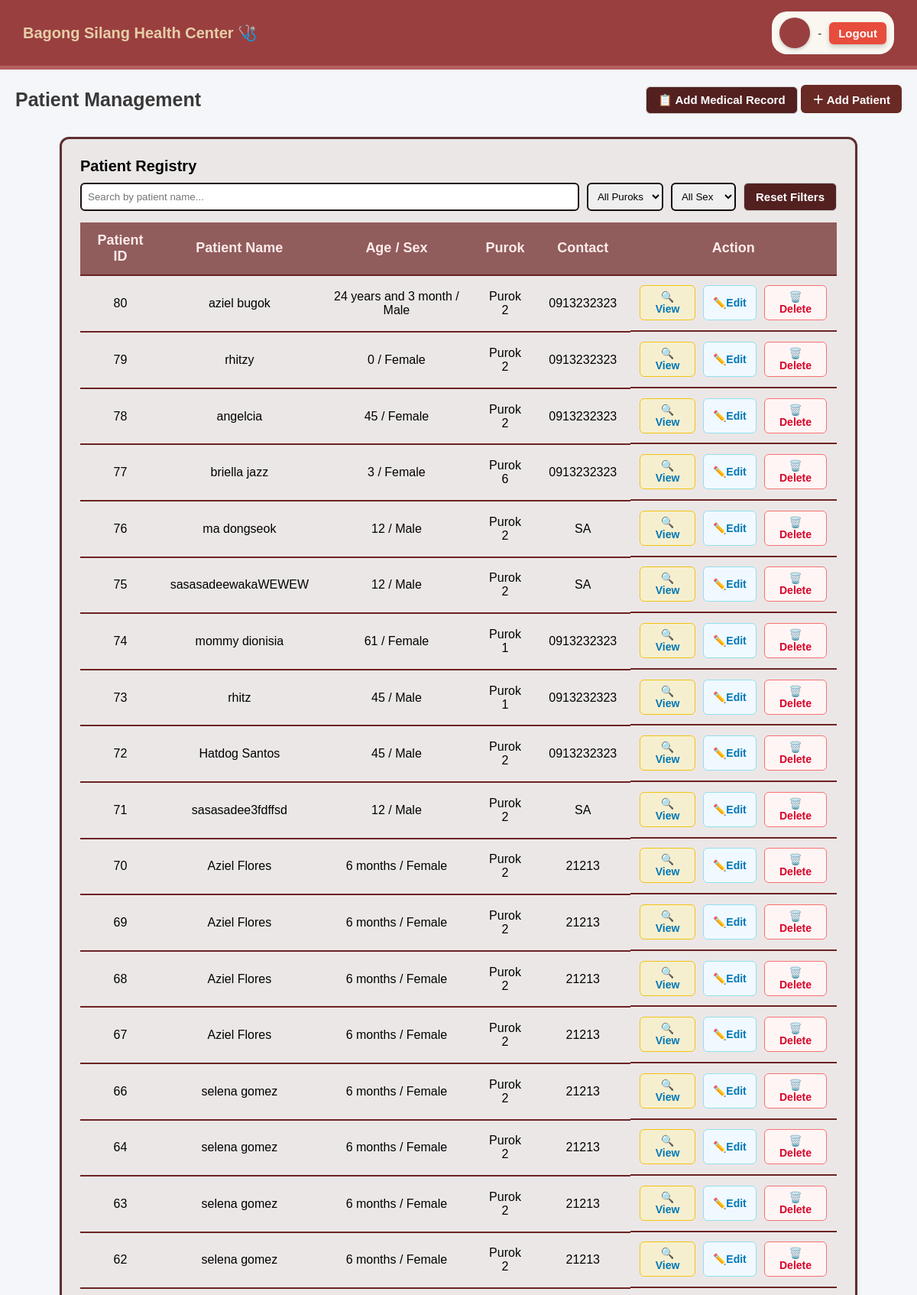
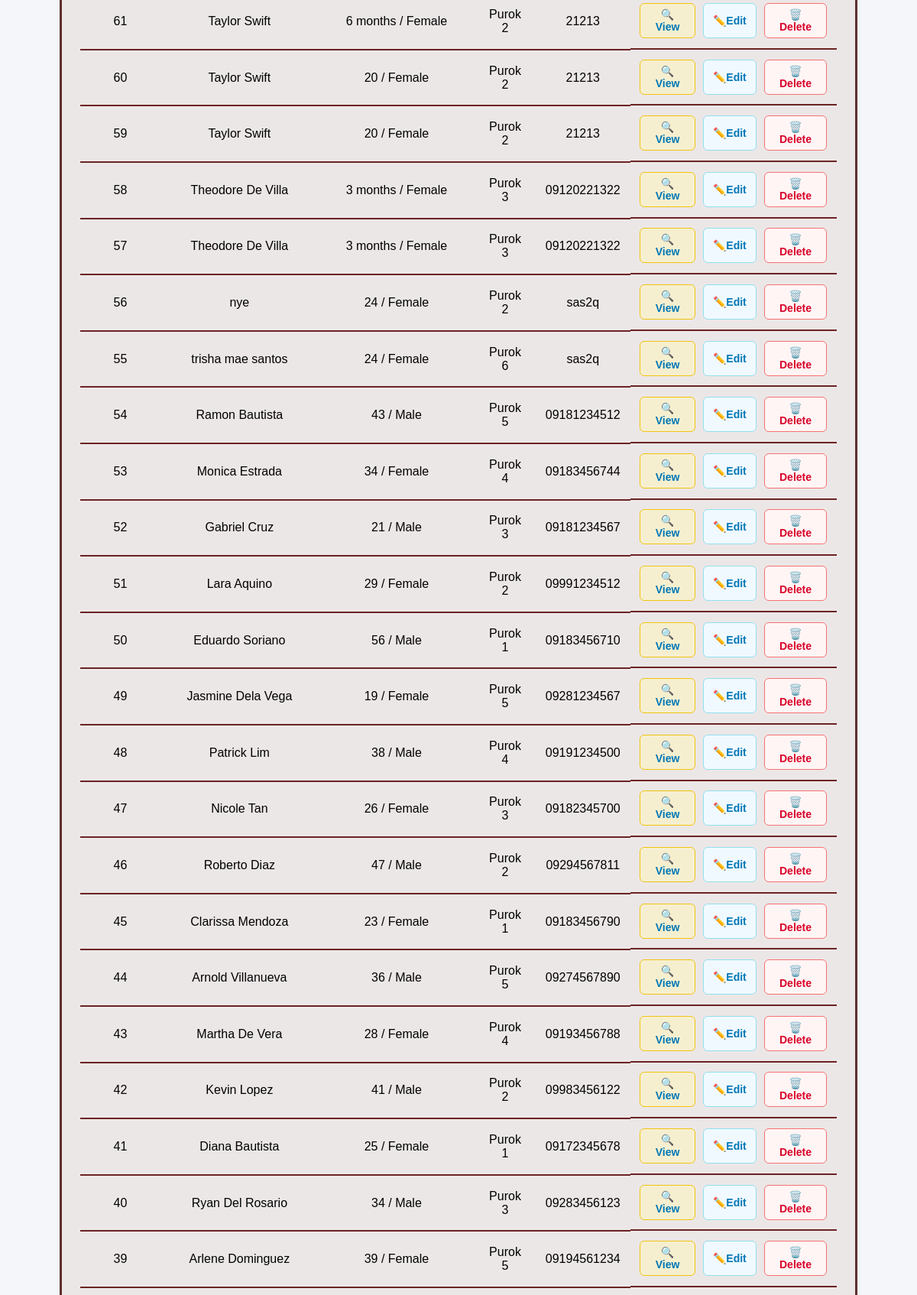
/pat.php (upper part), run on the app's committed database (2 pictures, top to bottom).
### tables this page shows
CREATE TABLE `patients` (
  `patient_id` int(11) NOT NULL,
  `fullname` varchar(150) NOT NULL,
  `dob` date NOT NULL,
  `age` varchar(20) DEFAULT NULL,
  `sex` enum('Male','Female') NOT NULL,
  `blood_type` varchar(5) DEFAULT NULL,
  `purok` varchar(50) NOT NULL,
  `contact` varchar(20) NOT NULL,
  `civil_status` enum('Single','Married','Widowed','Separated') DEFAULT NULL,
  `occupation` varchar(100) DEFAULT NULL,
  `emergency_contact` varchar(150) DEFAULT NULL,
  `date_registered` timestamp NOT NULL DEFAULT current_timestamp()
);

### pat.php (the view, shortened to what this page needs)
<?php
include "db_connect.php";
$patients = $conn->query("SELECT * FROM patients ORDER BY patient_id DESC");
?>
<!DOCTYPE html>
<html lang="en">
<head>
  <link rel="stylesheet" href="styles/pat.css">
</head>
<body>
  <?php include 'navbar.php'; ?>
  <main class="content">
    <div class="page-header">
      <div>
        <h1>Patient Management</h1>
      </div>
      <div class="header-actions">
        <button id="addRecordBtn" class="btn outline">📋 Add Medical Record</button>
        <button id="addPatientBtn" class="btn primary">＋ Add Patient</button>
      </div>
    </div>
   <section class="table-card">
  <div class="table-header">
    <h3>Patient Registry</h3>
  </div>
  <div class="table-controls" style="margin-bottom: 15px; display: flex; gap: 10px; flex-wrap: wrap;">
    <input
      type="text"
      id="searchInput"
      placeholder="Search by patient name..."
      style="flex: 1; padding: 8px; border: 2px solid #1d1111ff; border-radius: 6px;"
    >
    <select id="purokFilter" style="padding: 8px; border: 2px solid #181111ff; border-radius: 6px;">
      <option value="all">All Puroks</option>
    </select>
    <select id="sexFilter" style="padding: 8px; border: 2px solid #110b0bff; border-radius: 6px;">
      <option value="all">All Sex</option>
    </select>
    <button id="clearFilters" class="btn outline">Reset Filters</button>
  </div>
  <table class="patient-table">
  <thead>
    <tr>
      <th>Patient ID</th>
      <th>Patient Name</th>
      <th>Age / Sex</th>
      <th>Purok</th>
      <th>Contact</th>
      <th>Action</th>
    </tr>
  </thead>
  <tbody id="patientTable">
    <?php if ($patients->num_rows > 0): ?>
      <?php while ($row = $patients->fetch_assoc()): ?>
        <tr>
           <td><?= htmlspecialchars($row['patient_id']); ?></td>
          <td><?= htmlspecialchars($row['fullname']); ?></td>
          <td><?= htmlspecialchars($row['age']) . " / " . htmlspecialchars($row['sex']); ?></td>
          <td><?= htmlspecialchars($row['purok']); ?></td>
          <td><?= htmlspecialchars($row['contact']); ?></td>
          <td class="action-icons">
            <a href="view_patient.php?id=<?= $row['patient_id']; ?>" class="view" title="View"> 🔍View</a>
            <a href="edit_patient.php?id=<?= $row['patient_id']; ?>" class="edit" title="Edit">✏️Edit</a>
            <a href="delete_patient.php?id=<?= $row['patient_id']; ?>" class="delete" title="Delete" onclick="return confirm('Delete this patient?');">🗑️Delete</a>
          </td>
        </tr>
      <?php endwhile; ?>
    <?php else: ?>
      <tr>
        <td colspan="5" style="text-align:center;">No patients found.</td>
      </tr>
    <?php endif; ?>
  </tbody>
</table>
</section>
  </main>
</body>
</html>

### styles/pat.css (style rules this page uses)
* { margin: 0; padding: 0; box-sizing: border-box; font-family: Arial, sans-serif; }
.content { padding: 20px; background: #f4f6f9; min-height: 100vh; }
.page-header { display: flex; justify-content: space-between; align-items: center; margin-bottom: 30px; }
.page-header h1 { font-size: 25px; color: #393939; }
.btn { padding: 6px 14px; border-radius: 6px; font-size: 13px; cursor: pointer; border: none; }
.btn.primary { background: #acc8b8; color: #fff; }
.btn.outline { background: transparent; border: 1px solid #ffffff; color: #27ae60; }
.action-icons { display: flex; justify-content: center; gap: 10px; }
.action-icons a { display: inline-flex; align-items: center; gap: 5px; padding: 6px 12px; border-radius: 6px; font-weight: 600; font-size: 14px; text-decoration: none; color: #fff; transition: all 0.3s ease; }
.action-icons .view { background-color: #f6efcf; color: #0077b6; border: 1px solid #f1c40f; }
.action-icons .edit { background-color: #f0f9ff; color: #0077b6; border: 1px solid #90e0ef; }
.action-icons .delete { background-color: #fff5f5; color: #d90429; border: 1px solid #f87171; }
.table-card { width: 90%; margin: 0 auto; background: #ece7e7; padding: 1.5rem; border-radius: 12px; border: 3px solid #5e2f2f; box-shadow: 0 2px 6px rgba(0,0,0,0.05); }
.table-header { margin-bottom: 10px; }
.table-header h3 { font-size: 20px; color: #000000; }
.patient-table { width: 100%; margin:0 auto; border-collapse: collapse; }
.patient-table th, .patient-table td { padding: 0.8rem; text-align: center; border-bottom: 2px solid #6b2323; font-size: 1rem; }
.patient-table th { background:#915c5c; color: #ffebeb; font-weight: bold; font-size:18px; }
.btn { background:#ddb7a2; padding: 10px 18px; border: none; border-radius: 8px; cursor: pointer; font-weight: bold; transition: 0.3s ease; }

### pat.php (style rules this page uses)
.btn.primary { padding: 10px 20px; font-size: 15px; font-weight: 600; background: #692924ff; color: #ffffffff; border: none; padding: 8px 15px; border-radius: 6px; cursor: pointer; }
.btn.outline { padding: 10px 20px; font-size: 15px; font-weight: 600; color: #ffffffff; background: #532020ff; color:white; border: 1px solid #ccc; padding: 8px 15px; border-radius: 6px; cursor: pointer; }

### data on the page
patients: patient_id "80", fullname "aziel bugok", age "24 years and 3 month", sex "Male", purok "Purok 2", contact "0913232323"
patients: patient_id "79", fullname "rhitzy", age "0", sex "Female", purok "Purok 2", contact "0913232323"
patients: patient_id "78", fullname "angelcia", age "45", sex "Female", purok "Purok 2", contact "0913232323"
patients: patient_id "77", fullname "briella jazz", age "3", sex "Female", purok "Purok 6", contact "0913232323"
patients: patient_id "76", fullname "ma dongseok", age "12", sex "Male", purok "Purok 2", contact "SA"
patients: patient_id "75", fullname "sasasadeewakaWEWEW", age "12", sex "Male", purok "Purok 2", contact "SA"
patients: patient_id "74", fullname "mommy dionisia", age "61", sex "Female", purok "Purok 1", contact "0913232323"
patients: patient_id "73", fullname "rhitz", age "45", sex "Male", purok "Purok 1", contact "0913232323"
patients: patient_id "72", fullname "Hatdog Santos", age "45", sex "Male", purok "Purok 2", contact "0913232323"
patients: patient_id "71", fullname "sasasadee3fdffsd", age "12", sex "Male", purok "Purok 2", contact "SA"
patients: patient_id "70", fullname "Aziel Flores", age "6 months", sex "Female", purok "Purok 2", contact "21213"
patients: patient_id "69", fullname "Aziel Flores", age "6 months", sex "Female", purok "Purok 2", contact "21213"
patients: patient_id "68", fullname "Aziel Flores", age "6 months", sex "Female", purok "Purok 2", contact "21213"
patients: patient_id "67", fullname "Aziel Flores", age "6 months", sex "Female", purok "Purok 2", contact "21213"
patients: patient_id "66", fullname "selena gomez", age "6 months", sex "Female", purok "Purok 2", contact "21213"
patients: patient_id "64", fullname "selena gomez", age "6 months", sex "Female", purok "Purok 2", contact "21213"
patients: patient_id "63", fullname "selena gomez", age "6 months", sex "Female", purok "Purok 2", contact "21213"
patients: patient_id "62", fullname "selena gomez", age "6 months", sex "Female", purok "Purok 2", contact "21213"
patients: patient_id "61", fullname "Taylor Swift", age "6 months", sex "Female", purok "Purok 2", contact "21213"
patients: patient_id "60", fullname "Taylor Swift", age "20", sex "Female", purok "Purok 2", contact "21213"
patients: patient_id "59", fullname "Taylor Swift", age "20", sex "Female", purok "Purok 2", contact "21213"
patients: patient_id "58", fullname "Theodore De Villa", age "3 months", sex "Female", purok "Purok 3", contact "09120221322"
patients: patient_id "57", fullname "Theodore De Villa", age "3 months", sex "Female", purok "Purok 3", contact "09120221322"
patients: patient_id "56", fullname "nye", age "24", sex "Female", purok "Purok 2", contact "sas2q"
patients: patient_id "55", fullname "trisha mae santos", age "24", sex "Female", purok "Purok 6", contact "sas2q"
patients: patient_id "54", fullname "Ramon Bautista", age "43", sex "Male", purok "Purok 5", contact "09181234512"
patients: patient_id "53", fullname "Monica Estrada", age "34", sex "Female", purok "Purok 4", contact "09183456744"
patients: patient_id "52", fullname "Gabriel Cruz", age "21", sex "Male", purok "Purok 3", contact "09181234567"
patients: patient_id "51", fullname "Lara Aquino", age "29", sex "Female", purok "Purok 2", contact "09991234512"
patients: patient_id "50", fullname "Eduardo Soriano", age "56", sex "Male", purok "Purok 1", contact "09183456710"
patients: patient_id "49", fullname "Jasmine Dela Vega", age "19", sex "Female", purok "Purok 5", contact "09281234567"
patients: patient_id "48", fullname "Patrick Lim", age "38", sex "Male", purok "Purok 4", contact "09191234500"
patients: patient_id "47", fullname "Nicole Tan", age "26", sex "Female", purok "Purok 3", contact "09182345700"
patients: patient_id "46", fullname "Roberto Diaz", age "47", sex "Male", purok "Purok 2", contact "09294567811"
patients: patient_id "45", fullname "Clarissa Mendoza", age "23", sex "Female", purok "Purok 1", contact "09183456790"
patients: patient_id "44", fullname "Arnold Villanueva", age "36", sex "Male", purok "Purok 5", contact "09274567890"
patients: patient_id "43", fullname "Martha De Vera", age "28", sex "Female", purok "Purok 4", contact "09193456788"
patients: patient_id "42", fullname "Kevin Lopez", age "41", sex "Male", purok "Purok 2", contact "09983456122"
patients: patient_id "41", fullname "Diana Bautista", age "25", sex "Female", purok "Purok 1", contact "09172345678"
patients: patient_id "40", fullname "Ryan Del Rosario", age "34", sex "Male", purok "Purok 3", contact "09283456123"
patients: patient_id "39", fullname "Arlene Dominguez", age "39", sex "Female", purok "Purok 5", contact "09194561234"
